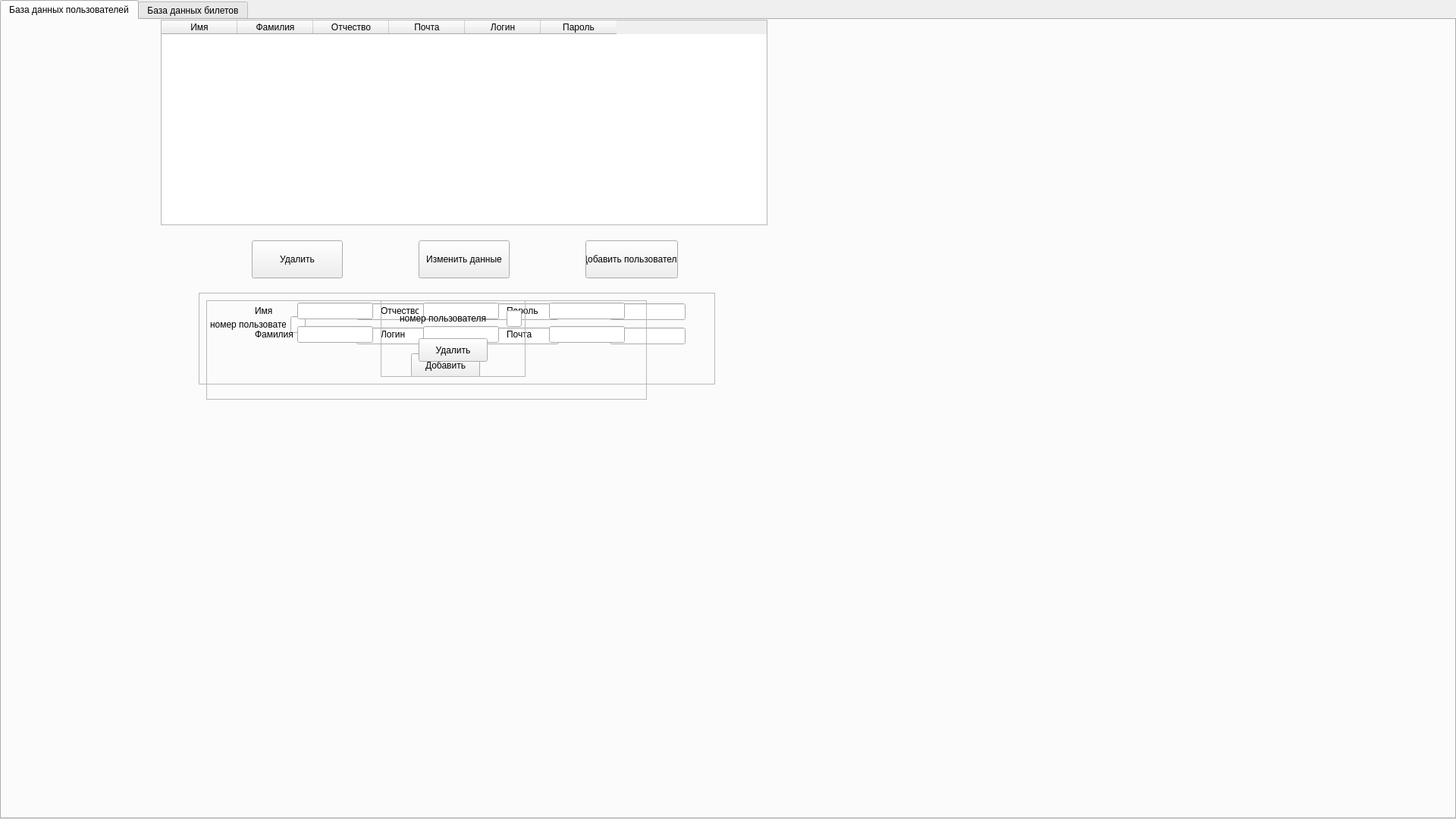
<?xml version="1.0" encoding="UTF-8"?>
<ui version="4.0">
 <class>Form</class>
 <widget class="QWidget" name="Form">
  <property name="geometry">
   <rect>
    <x>0</x>
    <y>0</y>
    <width>1920</width>
    <height>1080</height>
   </rect>
  </property>
  <property name="windowTitle">
   <string>Form</string>
  </property>
  <widget class="QTabWidget" name="tabWidget">
   <property name="enabled">
    <bool>true</bool>
   </property>
   <property name="geometry">
    <rect>
     <x>0</x>
     <y>0</y>
     <width>1920</width>
     <height>1080</height>
    </rect>
   </property>
   <property name="currentIndex">
    <number>0</number>
   </property>
   <widget class="QWidget" name="tab">
    <attribute name="title">
     <string>База данных пользователей</string>
    </attribute>
    <widget class="QFrame" name="changedFrame">
     <property name="enabled">
      <bool>true</bool>
     </property>
     <property name="geometry">
      <rect>
       <x>260</x>
       <y>360</y>
       <width>681</width>
       <height>121</height>
      </rect>
     </property>
     <property name="frameShape">
      <enum>QFrame::StyledPanel</enum>
     </property>
     <property name="frameShadow">
      <enum>QFrame::Raised</enum>
     </property>
     <widget class="QWidget" name="layoutWidget">
      <property name="geometry">
       <rect>
        <x>10</x>
        <y>10</y>
        <width>641</width>
        <height>64</height>
       </rect>
      </property>
      <layout class="QHBoxLayout" name="bottomLayout">
       <item>
        <layout class="QHBoxLayout" name="horizontalLayout_8">
         <item>
          <widget class="QLabel" name="numberLabel">
           <property name="minimumSize">
            <size>
             <width>50</width>
             <height>0</height>
            </size>
           </property>
           <property name="maximumSize">
            <size>
             <width>100</width>
             <height>16777215</height>
            </size>
           </property>
           <property name="text">
            <string>номер пользователя</string>
           </property>
          </widget>
         </item>
         <item>
          <widget class="QLineEdit" name="userNumberToChange">
           <property name="minimumSize">
            <size>
             <width>20</width>
             <height>0</height>
            </size>
           </property>
           <property name="maximumSize">
            <size>
             <width>20</width>
             <height>16777215</height>
            </size>
           </property>
          </widget>
         </item>
        </layout>
       </item>
       <item>
        <layout class="QVBoxLayout" name="verticalLayout">
         <item>
          <layout class="QHBoxLayout" name="horizontalLayout_2">
           <item>
            <widget class="QLabel" name="label">
             <property name="minimumSize">
              <size>
               <width>50</width>
               <height>0</height>
              </size>
             </property>
             <property name="maximumSize">
              <size>
               <width>50</width>
               <height>16777215</height>
              </size>
             </property>
             <property name="text">
              <string>Имя</string>
             </property>
            </widget>
           </item>
           <item>
            <widget class="QLineEdit" name="changedName">
             <property name="minimumSize">
              <size>
               <width>100</width>
               <height>0</height>
              </size>
             </property>
             <property name="maximumSize">
              <size>
               <width>100</width>
               <height>16777215</height>
              </size>
             </property>
            </widget>
           </item>
          </layout>
         </item>
         <item>
          <layout class="QHBoxLayout" name="horizontalLayout_3">
           <item>
            <widget class="QLabel" name="label_2">
             <property name="minimumSize">
              <size>
               <width>50</width>
               <height>0</height>
              </size>
             </property>
             <property name="maximumSize">
              <size>
               <width>50</width>
               <height>16777215</height>
              </size>
             </property>
             <property name="text">
              <string>Фамилия</string>
             </property>
            </widget>
           </item>
           <item>
            <widget class="QLineEdit" name="changedSurname">
             <property name="minimumSize">
              <size>
               <width>100</width>
               <height>0</height>
              </size>
             </property>
             <property name="maximumSize">
              <size>
               <width>100</width>
               <height>16777215</height>
              </size>
             </property>
            </widget>
           </item>
          </layout>
         </item>
        </layout>
       </item>
       <item>
        <layout class="QVBoxLayout" name="verticalLayout_2">
         <item>
          <layout class="QHBoxLayout" name="horizontalLayout_4">
           <item>
            <widget class="QLabel" name="label_3">
             <property name="minimumSize">
              <size>
               <width>50</width>
               <height>0</height>
              </size>
             </property>
             <property name="maximumSize">
              <size>
               <width>50</width>
               <height>16777215</height>
              </size>
             </property>
             <property name="text">
              <string>Отчество</string>
             </property>
            </widget>
           </item>
           <item>
            <widget class="QLineEdit" name="changedFatherName">
             <property name="minimumSize">
              <size>
               <width>100</width>
               <height>0</height>
              </size>
             </property>
             <property name="maximumSize">
              <size>
               <width>100</width>
               <height>16777215</height>
              </size>
             </property>
            </widget>
           </item>
          </layout>
         </item>
         <item>
          <layout class="QHBoxLayout" name="horizontalLayout_5">
           <item>
            <widget class="QLabel" name="label_4">
             <property name="minimumSize">
              <size>
               <width>50</width>
               <height>0</height>
              </size>
             </property>
             <property name="maximumSize">
              <size>
               <width>50</width>
               <height>16777215</height>
              </size>
             </property>
             <property name="text">
              <string>Логин</string>
             </property>
            </widget>
           </item>
           <item>
            <widget class="QLineEdit" name="changedLogin">
             <property name="minimumSize">
              <size>
               <width>100</width>
               <height>0</height>
              </size>
             </property>
             <property name="maximumSize">
              <size>
               <width>100</width>
               <height>16777215</height>
              </size>
             </property>
            </widget>
           </item>
          </layout>
         </item>
        </layout>
       </item>
       <item>
        <layout class="QVBoxLayout" name="verticalLayout_3">
         <item>
          <layout class="QHBoxLayout" name="horizontalLayout_6">
           <item>
            <widget class="QLabel" name="label_5">
             <property name="minimumSize">
              <size>
               <width>50</width>
               <height>0</height>
              </size>
             </property>
             <property name="maximumSize">
              <size>
               <width>50</width>
               <height>16777215</height>
              </size>
             </property>
             <property name="text">
              <string>Пароль</string>
             </property>
            </widget>
           </item>
           <item>
            <widget class="QLineEdit" name="changedPassword">
             <property name="minimumSize">
              <size>
               <width>100</width>
               <height>0</height>
              </size>
             </property>
             <property name="maximumSize">
              <size>
               <width>100</width>
               <height>16777215</height>
              </size>
             </property>
            </widget>
           </item>
          </layout>
         </item>
         <item>
          <layout class="QHBoxLayout" name="horizontalLayout_7">
           <item>
            <widget class="QLabel" name="label_6">
             <property name="minimumSize">
              <size>
               <width>50</width>
               <height>0</height>
              </size>
             </property>
             <property name="maximumSize">
              <size>
               <width>50</width>
               <height>16777215</height>
              </size>
             </property>
             <property name="text">
              <string>Почта</string>
             </property>
            </widget>
           </item>
           <item>
            <widget class="QLineEdit" name="changedMail">
             <property name="minimumSize">
              <size>
               <width>100</width>
               <height>0</height>
              </size>
             </property>
             <property name="maximumSize">
              <size>
               <width>100</width>
               <height>16777215</height>
              </size>
             </property>
            </widget>
           </item>
          </layout>
         </item>
        </layout>
       </item>
      </layout>
     </widget>
     <widget class="QPushButton" name="changedButtonFrame">
      <property name="geometry">
       <rect>
        <x>290</x>
        <y>80</y>
        <width>81</width>
        <height>31</height>
       </rect>
      </property>
      <property name="text">
       <string>Изменить</string>
      </property>
      <property name="autoDefault">
       <bool>false</bool>
      </property>
      <property name="default">
       <bool>false</bool>
      </property>
     </widget>
    </widget>
    <widget class="QFrame" name="deletionFrame">
     <property name="geometry">
      <rect>
       <x>500</x>
       <y>370</y>
       <width>191</width>
       <height>101</height>
      </rect>
     </property>
     <property name="frameShape">
      <enum>QFrame::StyledPanel</enum>
     </property>
     <property name="frameShadow">
      <enum>QFrame::Raised</enum>
     </property>
     <widget class="QWidget" name="layoutWidget_6">
      <property name="geometry">
       <rect>
        <x>10</x>
        <y>0</y>
        <width>191</width>
        <height>48</height>
       </rect>
      </property>
      <layout class="QHBoxLayout" name="horizontalLayout_9">
       <item>
        <widget class="QLabel" name="changeLabel">
         <property name="minimumSize">
          <size>
           <width>120</width>
           <height>0</height>
          </size>
         </property>
         <property name="maximumSize">
          <size>
           <width>120</width>
           <height>16777215</height>
          </size>
         </property>
         <property name="text">
          <string>номер пользователя</string>
         </property>
        </widget>
       </item>
       <item>
        <widget class="QLineEdit" name="userNumberToDelete">
         <property name="minimumSize">
          <size>
           <width>20</width>
           <height>0</height>
          </size>
         </property>
         <property name="maximumSize">
          <size>
           <width>20</width>
           <height>16777215</height>
          </size>
         </property>
        </widget>
       </item>
      </layout>
     </widget>
     <widget class="QPushButton" name="deletionButtonFrame">
      <property name="geometry">
       <rect>
        <x>50</x>
        <y>50</y>
        <width>91</width>
        <height>31</height>
       </rect>
      </property>
      <property name="text">
       <string>Удалить</string>
      </property>
      <property name="autoDefault">
       <bool>false</bool>
      </property>
      <property name="default">
       <bool>false</bool>
      </property>
     </widget>
    </widget>
    <widget class="QFrame" name="additionFrame">
     <property name="geometry">
      <rect>
       <x>270</x>
       <y>370</y>
       <width>581</width>
       <height>131</height>
      </rect>
     </property>
     <property name="frameShape">
      <enum>QFrame::StyledPanel</enum>
     </property>
     <property name="frameShadow">
      <enum>QFrame::Raised</enum>
     </property>
     <widget class="QWidget" name="layoutWidget">
      <property name="geometry">
       <rect>
        <x>60</x>
        <y>0</y>
        <width>499</width>
        <height>59</height>
       </rect>
      </property>
      <layout class="QHBoxLayout" name="horizontalLayout_16">
       <item>
        <layout class="QVBoxLayout" name="verticalLayout_6">
         <item>
          <layout class="QHBoxLayout" name="horizontalLayout_14">
           <item>
            <widget class="QLabel" name="label_11">
             <property name="minimumSize">
              <size>
               <width>50</width>
               <height>0</height>
              </size>
             </property>
             <property name="maximumSize">
              <size>
               <width>50</width>
               <height>16777215</height>
              </size>
             </property>
             <property name="text">
              <string>Имя</string>
             </property>
            </widget>
           </item>
           <item>
            <widget class="QLineEdit" name="newName">
             <property name="minimumSize">
              <size>
               <width>100</width>
               <height>0</height>
              </size>
             </property>
             <property name="maximumSize">
              <size>
               <width>100</width>
               <height>16777215</height>
              </size>
             </property>
            </widget>
           </item>
          </layout>
         </item>
         <item>
          <layout class="QHBoxLayout" name="horizontalLayout_15">
           <item>
            <widget class="QLabel" name="label_12">
             <property name="minimumSize">
              <size>
               <width>50</width>
               <height>0</height>
              </size>
             </property>
             <property name="maximumSize">
              <size>
               <width>50</width>
               <height>16777215</height>
              </size>
             </property>
             <property name="text">
              <string>Фамилия</string>
             </property>
            </widget>
           </item>
           <item>
            <widget class="QLineEdit" name="newSurname">
             <property name="minimumSize">
              <size>
               <width>100</width>
               <height>0</height>
              </size>
             </property>
             <property name="maximumSize">
              <size>
               <width>100</width>
               <height>16777215</height>
              </size>
             </property>
            </widget>
           </item>
          </layout>
         </item>
        </layout>
       </item>
       <item>
        <layout class="QVBoxLayout" name="verticalLayout_5">
         <item>
          <layout class="QHBoxLayout" name="horizontalLayout_12">
           <item>
            <widget class="QLabel" name="label_9">
             <property name="minimumSize">
              <size>
               <width>50</width>
               <height>0</height>
              </size>
             </property>
             <property name="maximumSize">
              <size>
               <width>50</width>
               <height>16777215</height>
              </size>
             </property>
             <property name="text">
              <string>Отчество</string>
             </property>
            </widget>
           </item>
           <item>
            <widget class="QLineEdit" name="newFatherName">
             <property name="minimumSize">
              <size>
               <width>100</width>
               <height>0</height>
              </size>
             </property>
             <property name="maximumSize">
              <size>
               <width>100</width>
               <height>16777215</height>
              </size>
             </property>
            </widget>
           </item>
          </layout>
         </item>
         <item>
          <layout class="QHBoxLayout" name="horizontalLayout_13">
           <item>
            <widget class="QLabel" name="label_10">
             <property name="minimumSize">
              <size>
               <width>50</width>
               <height>0</height>
              </size>
             </property>
             <property name="maximumSize">
              <size>
               <width>50</width>
               <height>16777215</height>
              </size>
             </property>
             <property name="text">
              <string>Логин</string>
             </property>
            </widget>
           </item>
           <item>
            <widget class="QLineEdit" name="newLogin">
             <property name="minimumSize">
              <size>
               <width>100</width>
               <height>0</height>
              </size>
             </property>
             <property name="maximumSize">
              <size>
               <width>100</width>
               <height>16777215</height>
              </size>
             </property>
            </widget>
           </item>
          </layout>
         </item>
        </layout>
       </item>
       <item>
        <layout class="QVBoxLayout" name="verticalLayout_4">
         <item>
          <layout class="QHBoxLayout" name="horizontalLayout_10">
           <item>
            <widget class="QLabel" name="label_7">
             <property name="minimumSize">
              <size>
               <width>50</width>
               <height>0</height>
              </size>
             </property>
             <property name="maximumSize">
              <size>
               <width>50</width>
               <height>16777215</height>
              </size>
             </property>
             <property name="text">
              <string>Пароль</string>
             </property>
            </widget>
           </item>
           <item>
            <widget class="QLineEdit" name="newPassword">
             <property name="minimumSize">
              <size>
               <width>100</width>
               <height>0</height>
              </size>
             </property>
             <property name="maximumSize">
              <size>
               <width>100</width>
               <height>16777215</height>
              </size>
             </property>
            </widget>
           </item>
          </layout>
         </item>
         <item>
          <layout class="QHBoxLayout" name="horizontalLayout_11">
           <item>
            <widget class="QLabel" name="label_8">
             <property name="minimumSize">
              <size>
               <width>50</width>
               <height>0</height>
              </size>
             </property>
             <property name="maximumSize">
              <size>
               <width>50</width>
               <height>16777215</height>
              </size>
             </property>
             <property name="text">
              <string>Почта</string>
             </property>
            </widget>
           </item>
           <item>
            <widget class="QLineEdit" name="newMail">
             <property name="minimumSize">
              <size>
               <width>100</width>
               <height>0</height>
              </size>
             </property>
             <property name="maximumSize">
              <size>
               <width>100</width>
               <height>16777215</height>
              </size>
             </property>
            </widget>
           </item>
          </layout>
         </item>
        </layout>
       </item>
      </layout>
     </widget>
     <widget class="QPushButton" name="additionButtonFrame">
      <property name="geometry">
       <rect>
        <x>270</x>
        <y>70</y>
        <width>91</width>
        <height>31</height>
       </rect>
      </property>
      <property name="text">
       <string>Добавить</string>
      </property>
      <property name="autoDefault">
       <bool>false</bool>
      </property>
      <property name="default">
       <bool>false</bool>
      </property>
     </widget>
    </widget>
    <widget class="QTableWidget" name="userTable">
     <property name="geometry">
      <rect>
       <x>210</x>
       <y>0</y>
       <width>800</width>
       <height>271</height>
      </rect>
     </property>
     <property name="locale">
      <locale language="Russian" country="Russia"/>
     </property>
     <property name="lineWidth">
      <number>1</number>
     </property>
     <property name="editTriggers">
      <set>QAbstractItemView::NoEditTriggers</set>
     </property>
     <property name="sortingEnabled">
      <bool>false</bool>
     </property>
     <property name="wordWrap">
      <bool>true</bool>
     </property>
     <attribute name="verticalHeaderVisible">
      <bool>false</bool>
     </attribute>
     <column>
      <property name="text">
       <string>Имя</string>
      </property>
     </column>
     <column>
      <property name="text">
       <string>Фамилия</string>
      </property>
     </column>
     <column>
      <property name="text">
       <string>Отчество</string>
      </property>
     </column>
     <column>
      <property name="text">
       <string>Почта</string>
      </property>
     </column>
     <column>
      <property name="text">
       <string>Логин</string>
      </property>
     </column>
     <column>
      <property name="text">
       <string>Пароль</string>
      </property>
     </column>
    </widget>
    <widget class="QWidget" name="layoutWidget">
     <property name="geometry">
      <rect>
       <x>330</x>
       <y>290</y>
       <width>562</width>
       <height>52</height>
      </rect>
     </property>
     <layout class="QHBoxLayout" name="horizontalLayout">
      <property name="spacing">
       <number>100</number>
      </property>
      <item>
       <widget class="QPushButton" name="deletionButton">
        <property name="minimumSize">
         <size>
          <width>120</width>
          <height>50</height>
         </size>
        </property>
        <property name="maximumSize">
         <size>
          <width>120</width>
          <height>50</height>
         </size>
        </property>
        <property name="text">
         <string>Удалить</string>
        </property>
       </widget>
      </item>
      <item>
       <widget class="QPushButton" name="changedButton">
        <property name="minimumSize">
         <size>
          <width>120</width>
          <height>50</height>
         </size>
        </property>
        <property name="maximumSize">
         <size>
          <width>120</width>
          <height>50</height>
         </size>
        </property>
        <property name="text">
         <string>Изменить данные</string>
        </property>
       </widget>
      </item>
      <item>
       <widget class="QPushButton" name="additionButton">
        <property name="minimumSize">
         <size>
          <width>120</width>
          <height>50</height>
         </size>
        </property>
        <property name="maximumSize">
         <size>
          <width>140</width>
          <height>50</height>
         </size>
        </property>
        <property name="text">
         <string>Добавить пользователя</string>
        </property>
       </widget>
      </item>
     </layout>
    </widget>
    <zorder>userTable</zorder>
    <zorder>layoutWidget</zorder>
    <zorder>changedFrame</zorder>
    <zorder>additionFrame</zorder>
    <zorder>deletionFrame</zorder>
   </widget>
   <widget class="QWidget" name="tab2">
    <attribute name="title">
     <string>База данных билетов</string>
    </attribute>
    <widget class="QTableWidget" name="ticketTable">
     <property name="geometry">
      <rect>
       <x>60</x>
       <y>0</y>
       <width>1150</width>
       <height>232</height>
      </rect>
     </property>
     <property name="locale">
      <locale language="Russian" country="Russia"/>
     </property>
     <property name="lineWidth">
      <number>1</number>
     </property>
     <property name="editTriggers">
      <set>QAbstractItemView::NoEditTriggers</set>
     </property>
     <property name="sortingEnabled">
      <bool>false</bool>
     </property>
     <property name="wordWrap">
      <bool>true</bool>
     </property>
     <attribute name="horizontalHeaderDefaultSectionSize">
      <number>150</number>
     </attribute>
     <attribute name="verticalHeaderVisible">
      <bool>false</bool>
     </attribute>
     <column>
      <property name="text">
       <string>id</string>
      </property>
     </column>
     <column>
      <property name="text">
       <string>Место отправления</string>
      </property>
     </column>
     <column>
      <property name="text">
       <string>Место прибытия</string>
      </property>
     </column>
     <column>
      <property name="text">
       <string>Время</string>
      </property>
     </column>
     <column>
      <property name="text">
       <string>Цена плацкарт</string>
      </property>
     </column>
     <column>
      <property name="text">
       <string>Цена купе</string>
      </property>
     </column>
     <column>
      <property name="text">
       <string>Цена СВ</string>
      </property>
     </column>
     <column>
      <property name="text">
       <string>Кол-во билетов</string>
      </property>
     </column>
    </widget>
    <widget class="QLabel" name="label_13">
     <property name="geometry">
      <rect>
       <x>230</x>
       <y>380</y>
       <width>35</width>
       <height>10</height>
      </rect>
     </property>
     <property name="text">
      <string/>
     </property>
    </widget>
    <widget class="QFrame" name="deletionTicketFrame">
     <property name="geometry">
      <rect>
       <x>480</x>
       <y>320</y>
       <width>400</width>
       <height>141</height>
      </rect>
     </property>
     <property name="frameShape">
      <enum>QFrame::StyledPanel</enum>
     </property>
     <property name="frameShadow">
      <enum>QFrame::Raised</enum>
     </property>
     <widget class="QWidget" name="layoutWidget_2">
      <property name="geometry">
       <rect>
        <x>81</x>
        <y>11</y>
        <width>121</width>
        <height>71</height>
       </rect>
      </property>
      <layout class="QVBoxLayout" name="verticalLayout_7">
       <item>
        <layout class="QHBoxLayout" name="horizontalLayout_18">
         <item>
          <widget class="QLabel" name="label_14">
           <property name="minimumSize">
            <size>
             <width>10</width>
             <height>0</height>
            </size>
           </property>
           <property name="maximumSize">
            <size>
             <width>50</width>
             <height>10</height>
            </size>
           </property>
           <property name="text">
            <string>id Билета</string>
           </property>
          </widget>
         </item>
         <item>
          <widget class="QLineEdit" name="delTicketID">
           <property name="maximumSize">
            <size>
             <width>20</width>
             <height>16777215</height>
            </size>
           </property>
          </widget>
         </item>
        </layout>
       </item>
       <item>
        <widget class="QPushButton" name="deletionTicketButtonFrame">
         <property name="minimumSize">
          <size>
           <width>90</width>
           <height>20</height>
          </size>
         </property>
         <property name="text">
          <string>Удалить билет</string>
         </property>
        </widget>
       </item>
      </layout>
     </widget>
    </widget>
    <widget class="QFrame" name="additionTicketFrame">
     <property name="geometry">
      <rect>
       <x>230</x>
       <y>310</y>
       <width>781</width>
       <height>211</height>
      </rect>
     </property>
     <property name="frameShape">
      <enum>QFrame::StyledPanel</enum>
     </property>
     <property name="frameShadow">
      <enum>QFrame::Raised</enum>
     </property>
     <widget class="QWidget" name="horizontalLayoutWidget">
      <property name="geometry">
       <rect>
        <x>120</x>
        <y>10</y>
        <width>541</width>
        <height>111</height>
       </rect>
      </property>
      <layout class="QHBoxLayout" name="horizontalLayout_19">
       <item>
        <layout class="QVBoxLayout" name="verticalLayout_8">
         <item>
          <layout class="QHBoxLayout" name="horizontalLayout_20">
           <property name="spacing">
            <number>20</number>
           </property>
           <item>
            <widget class="QLabel" name="label_15">
             <property name="text">
              <string>Место отправления</string>
             </property>
            </widget>
           </item>
           <item>
            <widget class="QLineEdit" name="departure"/>
           </item>
          </layout>
         </item>
         <item>
          <layout class="QHBoxLayout" name="horizontalLayout_21">
           <property name="spacing">
            <number>40</number>
           </property>
           <item>
            <widget class="QLabel" name="label_16">
             <property name="text">
              <string>Место прибытия</string>
             </property>
            </widget>
           </item>
           <item>
            <widget class="QLineEdit" name="arrival"/>
           </item>
          </layout>
         </item>
        </layout>
       </item>
       <item>
        <layout class="QVBoxLayout" name="verticalLayout_9">
         <item>
          <layout class="QHBoxLayout" name="horizontalLayout_22">
           <property name="spacing">
            <number>20</number>
           </property>
           <item>
            <widget class="QLabel" name="label_17">
             <property name="text">
              <string>Время отправления</string>
             </property>
            </widget>
           </item>
           <item>
            <widget class="QTimeEdit" name="time"/>
           </item>
          </layout>
         </item>
         <item>
          <layout class="QHBoxLayout" name="horizontalLayout_23">
           <property name="spacing">
            <number>45</number>
           </property>
           <item>
            <widget class="QLabel" name="label_18">
             <property name="text">
              <string>Цена плацкарта</string>
             </property>
            </widget>
           </item>
           <item>
            <widget class="QLineEdit" name="priceReservedSeat"/>
           </item>
          </layout>
         </item>
        </layout>
       </item>
      </layout>
     </widget>
     <widget class="QPushButton" name="additionTicketButtonFrame">
      <property name="geometry">
       <rect>
        <x>340</x>
        <y>180</y>
        <width>93</width>
        <height>28</height>
       </rect>
      </property>
      <property name="text">
       <string>Добавить</string>
      </property>
     </widget>
     <widget class="QWidget" name="layoutWidget_3">
      <property name="geometry">
       <rect>
        <x>280</x>
        <y>140</y>
        <width>200</width>
        <height>21</height>
       </rect>
      </property>
      <layout class="QHBoxLayout" name="horizontalLayout_24">
       <property name="spacing">
        <number>40</number>
       </property>
       <item>
        <widget class="QLabel" name="label_19">
         <property name="text">
          <string>Кол-во мест</string>
         </property>
        </widget>
       </item>
       <item>
        <widget class="QLineEdit" name="placeLine"/>
       </item>
      </layout>
     </widget>
    </widget>
    <widget class="QWidget" name="layoutWidget">
     <property name="geometry">
      <rect>
       <x>370</x>
       <y>230</y>
       <width>481</width>
       <height>81</height>
      </rect>
     </property>
     <layout class="QHBoxLayout" name="horizontalLayout_17" stretch="1000,1000,1000">
      <item>
       <widget class="QPushButton" name="additionTicketButton">
        <property name="minimumSize">
         <size>
          <width>120</width>
          <height>50</height>
         </size>
        </property>
        <property name="maximumSize">
         <size>
          <width>16777215</width>
          <height>50</height>
         </size>
        </property>
        <property name="text">
         <string>Добавить билет</string>
        </property>
       </widget>
      </item>
      <item>
       <spacer name="horizontalSpacer">
        <property name="orientation">
         <enum>Qt::Horizontal</enum>
        </property>
        <property name="sizeHint" stdset="0">
         <size>
          <width>300</width>
          <height>20</height>
         </size>
        </property>
       </spacer>
      </item>
      <item>
       <widget class="QPushButton" name="deletionTicketButton">
        <property name="minimumSize">
         <size>
          <width>120</width>
          <height>50</height>
         </size>
        </property>
        <property name="maximumSize">
         <size>
          <width>16777215</width>
          <height>50</height>
         </size>
        </property>
        <property name="text">
         <string>Удалить билет</string>
        </property>
       </widget>
      </item>
     </layout>
    </widget>
    <zorder>ticketTable</zorder>
    <zorder>label_13</zorder>
    <zorder>additionTicketFrame</zorder>
    <zorder>layoutWidget</zorder>
    <zorder>deletionTicketFrame</zorder>
   </widget>
  </widget>
 </widget>
 <resources/>
 <connections/>
</ui>
